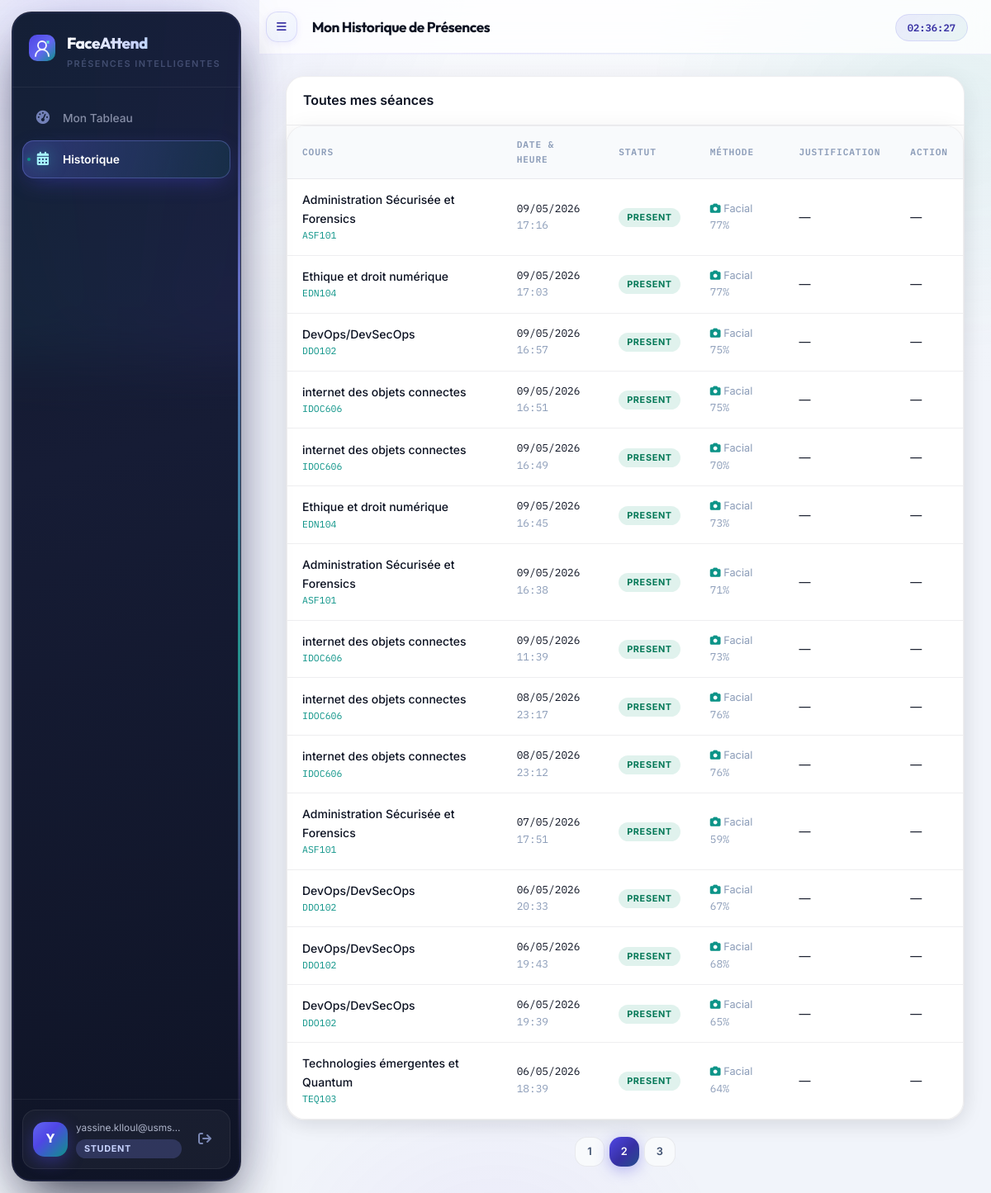
Screenshot of /student/history?page=2 (signed in) with the database file from the repository.
### app/models/__init__.py (models this page shows, shortened)
class User(UserMixin, db.Model):
    __tablename__ = "users"
    id           = db.Column(db.Integer, primary_key=True)
    email        = db.Column(db.String(255), unique=True, nullable=False, index=True)
    password_hash= db.Column(db.String(255), nullable=False)
    role         = db.Column(db.Enum(RoleEnum), nullable=False)
    is_active    = db.Column(db.Boolean, default=True)
    consent_given= db.Column(db.Boolean, default=False)          # CNDP
    consent_date = db.Column(db.DateTime)
    failed_logins= db.Column(db.Integer, default=0)
    locked_until = db.Column(db.DateTime)
    created_at   = db.Column(db.DateTime, default=lambda: datetime.now(timezone.utc))
    updated_at   = db.Column(db.DateTime, onupdate=lambda: datetime.now(timezone.utc))
    deleted_at   = db.Column(db.DateTime)   # Soft delete (droit à l'oubli CNDP)
    student_profile = db.relationship("Student", back_populates="user", uselist=False)
    teacher_profile = db.relationship("Teacher", back_populates="user", uselist=False)

class Attendance(db.Model):
    __tablename__ = "attendances"
    ___table_args__ = (
    db.UniqueConstraint("session_id", "student_id"),
    db.Index("ix_att_session_id", "session_id"),
    db.Index("ix_att_student_id", "student_id"),
    db.Index("ix_att_status",     "status"),
)
    id           = db.Column(db.Integer, primary_key=True)
    session_id   = db.Column(db.Integer, db.ForeignKey("sessions.id"))
    student_id   = db.Column(db.Integer, db.ForeignKey("students.id"))
    status       = db.Column(db.Enum(AttendanceStatus), default=AttendanceStatus.ABSENT)
    detected_at  = db.Column(db.DateTime)
    confidence   = db.Column(db.Float)         # Score de similarité faciale
    method       = db.Column(db.String(20), default="face")  # face | manual
    session = db.relationship("Session",  back_populates="attendances")
    student = db.relationship("Student",  back_populates="attendances")
    justification = db.relationship("Justification", back_populates="attendance", uselist=False)

class Course(db.Model):
    __tablename__ = "courses"
    id          = db.Column(db.Integer, primary_key=True)
    teacher_id  = db.Column(db.Integer, db.ForeignKey("teachers.id"))
    name        = db.Column(db.String(150), nullable=False)
    code        = db.Column(db.String(20), unique=True, nullable=False)
    description = db.Column(db.Text)
    credits     = db.Column(db.Integer, default=3)
    room        = db.Column(db.String(50))
    is_active   = db.Column(db.Boolean, default=True)
    teacher     = db.relationship("Teacher", back_populates="courses")
    sessions    = db.relationship("Session", back_populates="course", lazy="dynamic")
    enrollments = db.relationship("Enrollment", back_populates="course", lazy="dynamic")

class Session(db.Model):
    __tablename__ = "sessions"
    id           = db.Column(db.Integer, primary_key=True)
    course_id    = db.Column(db.Integer, db.ForeignKey("courses.id"))
    started_at   = db.Column(db.DateTime, nullable=False)
    ended_at     = db.Column(db.DateTime)
    room         = db.Column(db.String(50))
    is_closed    = db.Column(db.Boolean, default=False)
    late_threshold_minutes = db.Column(db.Integer, default=15)
    course      = db.relationship("Course", back_populates="sessions")
    attendances = db.relationship("Attendance", back_populates="session", lazy="dynamic")

### app/api/student.py (the view)
@student_bp.route("/history")
@student_required
def history():
    student    = Student.query.filter_by(user_id=current_user.id).first_or_404()
    page       = request.args.get("page", 1, type=int)
    course_id  = request.args.get("course_id", type=int)
    query      = Attendance.query.filter_by(student_id=student.id)
    if course_id:
        from app.models import Session
        query = query.join(Session).filter(Session.course_id == course_id)
    pagination = query.order_by(Attendance.id.desc()).paginate(page=page, per_page=15)
    return render_template("student/history.html",
                           student=student, pagination=pagination)

### app/api/student.py (called while the page is built)
def student_required(f):
    @wraps(f)
    @login_required
    def decorated(*args, **kwargs):
        if current_user.role not in (RoleEnum.STUDENT, RoleEnum.ADMIN):
            flash("Accès étudiants uniquement.", "danger")
            return redirect(url_for("auth.login"))
        return f(*args, **kwargs)
    return decorated

### frontend/templates/student/history.html (shortened to what this page needs)
{% extends "base.html" %}
{% block page_title %}Mon Historique de Présences{% endblock %}
{% block content %}
<div class="card" style="padding:0">
  <div style="padding:16px 20px;border-bottom:1px solid var(--border-2)">
    <span style="font-weight:600">Toutes mes séances</span>
  </div>
  <div class="table-wrap">
    <table>
      <thead>
        <tr><th>Cours</th><th>Date & heure</th><th>Statut</th><th>Méthode</th><th>Justification</th><th>Action</th></tr>
      </thead>
      <tbody>
        {% for att in pagination.items %}
        <tr>
          <td>
            <div style="font-weight:500;font-size:.875rem">{{ att.session.course.name }}</div>
            <div style="font-family:var(--font-mono);font-size:.72rem;color:var(--accent-2)">{{ att.session.course.code }}</div>
          </td>
          <td style="font-family:var(--font-mono);font-size:.8rem">
            {{ att.session.started_at.strftime('%d/%m/%Y') }}<br>
            <span style="color:var(--text-3)">{{ att.session.started_at.strftime('%H:%M') }}</span>
          </td>
          <td><span class="badge badge--{{ att.status.value }}">{{ att.status.value|capitalize }}</span></td>
          <td style="color:var(--text-3);font-size:.8rem">
            {% if att.method == 'face' %}
              <i class="fas fa-camera" style="color:var(--accent-2)"></i> Facial
              {% if att.confidence %}<span style="font-family:var(--font-mono)"> {{ (att.confidence*100)|round|int }}%</span>{% endif %}
            {% elif att.method == 'manual' %}
              <i class="fas fa-pen"></i> Manuel
            {% else %}—{% endif %}
          </td>
          <td>
            {% if att.justification %}
              <span class="badge badge--{% if att.justification.status.value == 'approved' %}present{% elif att.justification.status.value == 'rejected' %}absent{% else %}teacher{% endif %}">
                {{ att.justification.status.value|capitalize }}
              </span>
            {% else %}—{% endif %}
          </td>
          <td>
            {% if att.status.value == 'absent' and not att.justification %}
            <a href="{{ url_for('student.justify', attendance_id=att.id) }}" class="btn btn--sm btn--outline">
              <i class="fas fa-file-pen"></i> Justifier
            </a>
            {% else %}—{% endif %}
          </td>
        </tr>
        {% else %}
        <tr><td colspan="6" style="text-align:center;color:var(--text-3);padding:40px">Aucune séance.</td></tr>
        {% endfor %}
      </tbody>
    </table>
  </div>
</div>
{% if pagination.pages > 1 %}
<div style="display:flex;justify-content:center;gap:6px;margin-top:20px">
  {% for page_num in pagination.iter_pages() %}
    {% if page_num %}
      <a href="?page={{ page_num }}" class="btn btn--sm {% if page_num == pagination.page %}btn--primary{% else %}btn--ghost{% endif %}">{{ page_num }}</a>
    {% else %}
      <span style="color:var(--text-3);padding:6px">…</span>
    {% endif %}
  {% endfor %}
</div>
{% endif %}
{% endblock %}

### frontend/templates/base.html (shortened to what this page needs)
<!DOCTYPE html>
<html lang="fr">
<head>
  <link rel="stylesheet" href="https://cdnjs.cloudflare.com/ajax/libs/font-awesome/6.6.0/css/all.min.css"/>
  <link rel="stylesheet" href="{{ url_for('static', filename='css/main.css') }}"/>
</head>
<body>
{% if current_user.is_authenticated %}
<aside class="sidebar" id="sidebar" aria-label="Navigation principale">
  <div class="sidebar__aurora" aria-hidden="true"></div>
  <div class="sidebar__rail" aria-hidden="true"></div>
  <div class="sidebar__brand">
    <span class="sidebar__logo">
    </span>
    <div class="sidebar__brand-text">
      <span class="sidebar__name">FaceAttend</span>
      <span class="sidebar__tagline">Présences intelligentes</span>
    </div>
  </div>
  <nav class="sidebar__nav">
    {% if current_user.role.value == 'admin' %}
      <a href="{{ url_for('admin.dashboard') }}"
         class="nav-item {% if request.endpoint == 'admin.dashboard' %}active{% endif %}">
        <i class="fas fa-chart-pie"></i><span>Dashboard</span>
      </a>
      <div class="nav-separator">Utilisateurs</div>
      <a href="{{ url_for('admin.students') }}"
         class="nav-item {% if 'students' in request.path and 'edit' not in request.path %}active{% endif %}">
        <i class="fas fa-users"></i><span>Étudiants</span>
      </a>
      <a href="{{ url_for('admin.teachers') }}"
         class="nav-item {% if 'teachers' in request.path and 'edit' not in request.path %}active{% endif %}">
        <i class="fas fa-chalkboard-user"></i><span>Professeurs</span>
      </a>
      <div class="nav-separator">Pédagogie</div>
      <a href="{{ url_for('admin.courses') }}"
         class="nav-item {% if 'courses' in request.path %}active{% endif %}">
        <i class="fas fa-book-open"></i><span>Matières</span>
      </a>
      <div class="nav-separator">Suivi</div>
      <a href="{{ url_for('admin.evaluations') }}"
         class="nav-item {% if 'evaluations' in request.path %}active{% endif %}">
        <i class="fas fa-star-half-stroke"></i><span>Évaluations</span>
      </a>
      <a href="{{ url_for('admin.absence_reports') }}"
         class="nav-item {% if 'absence-reports' in request.path %}active{% endif %}">
        <i class="fas fa-file-circle-exclamation"></i><span>Rapports Absence</span>
      </a>
      <a href="{{ url_for('admin.at_risk') }}"
         class="nav-item {% if 'at-risk' in request.path %}active{% endif %}">
        <i class="fas fa-triangle-exclamation"></i><span>Décrochage</span>
      </a>
      <div class="nav-separator">Exports</div>
      <a href="{{ url_for('admin.export_report') }}" class="nav-item">
        <i class="fas fa-file-excel"></i><span>Export Global</span>
      </a>
    {% else %}
      <a href="{{ url_for('student.dashboard') }}"
         class="nav-item {% if request.endpoint == 'student.dashboard' %}active{% endif %}">
        <i class="fas fa-gauge-high"></i><span>Mon Tableau</span>
      </a>
      <a href="{{ url_for('student.history') }}"
         class="nav-item {% if 'history' in request.path %}active{% endif %}">
        <i class="fas fa-calendar-days"></i><span>Historique</span>
      </a>
    {% endif %}
  </nav>
  <div class="sidebar__footer">
    <div class="sidebar__user-card">
      <div class="avatar">{{ current_user.email[0].upper() }}</div>
      <div class="sidebar__user-info">
        <span class="sidebar__user-email">{{ current_user.email }}</span>
        <span class="sidebar__user-role badge badge--{{ current_user.role.value }}">{{ current_user.role.value }}</span>
      </div>
      <a href="{{ url_for('auth.logout') }}" class="btn-logout" title="Déconnexion">
        <i class="fas fa-arrow-right-from-bracket"></i>
      </a>
    </div>
  </div>
</aside>
<main class="main-content">
  <header class="topbar">
    <button class="topbar__toggle" onclick="document.getElementById('sidebar').classList.toggle('collapsed')">
      <i class="fas fa-bars"></i>
    </button>
    <h1 class="topbar__title">{% block page_title %}{% endblock %}</h1>
    <div class="topbar__right">
      <span class="topbar__time" id="clock"></span>
    </div>
  </header>
  <div class="page-body">
    {% block content %}{% endblock %}
  </div>
</main>
{% else %}
  {% block auth_content %}{% endblock %}
{% endif %}
</body>
</html>

### rows the page displays
User: email "Y", email "yassine.klloul@usms…", role.value "STUDENT"
Attendance: session.course.name "Administration Sécurisée et Forensics", session.course.code "ASF101", session.started_at "09/05/2026", session.started_at "17:16", status.value "PRESENT", (att.confidence*100)|round|int "77"
Attendance: session.course.name "Ethique et droit numérique", session.course.code "EDN104", session.started_at "09/05/2026", session.started_at "17:03", status.value "PRESENT", (att.confidence*100)|round|int "77"
Attendance: session.course.name "DevOps/DevSecOps", session.course.code "DDO102", session.started_at "09/05/2026", session.started_at "16:57", status.value "PRESENT", (att.confidence*100)|round|int "75"
Attendance: session.course.name "internet des objets connectes", session.course.code "IDOC606", session.started_at "09/05/2026", session.started_at "16:51", status.value "PRESENT", (att.confidence*100)|round|int "75"
Attendance: session.course.name "internet des objets connectes", session.course.code "IDOC606", session.started_at "09/05/2026", session.started_at "16:49", status.value "PRESENT", (att.confidence*100)|round|int "70"
Attendance: session.course.name "Ethique et droit numérique", session.course.code "EDN104", session.started_at "09/05/2026", session.started_at "16:45", status.value "PRESENT", (att.confidence*100)|round|int "73"
Attendance: session.course.name "Administration Sécurisée et Forensics", session.course.code "ASF101", session.started_at "09/05/2026", session.started_at "16:38", status.value "PRESENT", (att.confidence*100)|round|int "71"
Attendance: session.course.name "internet des objets connectes", session.course.code "IDOC606", session.started_at "09/05/2026", session.started_at "11:39", status.value "PRESENT", (att.confidence*100)|round|int "73"
Attendance: session.course.name "internet des objets connectes", session.course.code "IDOC606", session.started_at "08/05/2026", session.started_at "23:17", status.value "PRESENT", (att.confidence*100)|round|int "76"
Attendance: session.course.name "internet des objets connectes", session.course.code "IDOC606", session.started_at "08/05/2026", session.started_at "23:12", status.value "PRESENT", (att.confidence*100)|round|int "76"
Attendance: session.course.name "Administration Sécurisée et Forensics", session.course.code "ASF101", session.started_at "07/05/2026", session.started_at "17:51", status.value "PRESENT", (att.confidence*100)|round|int "59"
Attendance: session.course.name "DevOps/DevSecOps", session.course.code "DDO102", session.started_at "06/05/2026", session.started_at "20:33", status.value "PRESENT", (att.confidence*100)|round|int "67"
Attendance: session.course.name "DevOps/DevSecOps", session.course.code "DDO102", session.started_at "06/05/2026", session.started_at "19:43", status.value "PRESENT", (att.confidence*100)|round|int "68"
Attendance: session.course.name "DevOps/DevSecOps", session.course.code "DDO102", session.started_at "06/05/2026", session.started_at "19:39", status.value "PRESENT", (att.confidence*100)|round|int "65"
Attendance: session.course.name "Technologies émergentes et Quantum", session.course.code "TEQ103", session.started_at "06/05/2026", session.started_at "18:39", status.value "PRESENT", (att.confidence*100)|round|int "64"

### other values shown
{{ page_num }} "1" "2" "3"
